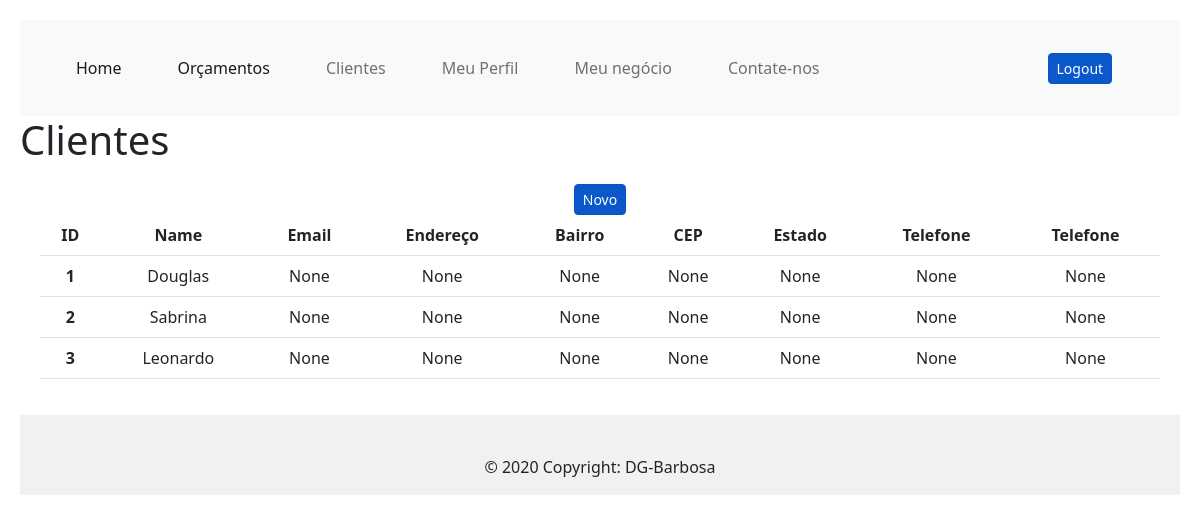
The page /clients (signed in) on the database its author committed.
### app/models/tables.py (models this page shows, shortened)
class Clients(db.Model):
    _tablename__ = "clients"
    id = db.Column(db.Integer, primary_key=True)
    name = db.Column(db.String)
    email = db.Column(db.String, unique=True)
    address = db.Column(db.String)
    bairro = db.Column(db.String)
    cep = db.Column(db.String)
    state = db.Column(db.String)
    phone = db.Column(db.String)
    phone2 = db.Column(db.String)
    def __repr__(self):
        return "<User %r>" % self.name

### app/controllers/default.py (the view)
@app.route("/clients", methods=['GET'])
def clients():
    clients =  Clients.query.filter_by().all()
    print(clients)
    print("--------")
    return render_template(
        "clients.html",
        title = "Clientes", clients=clients)

### app/controllers/default.py (called while the page is built)
@lm.user_loader
def load_user(id):
    return User.query.filter_by(id=id).first()

### app/models/tables.py (called while the page is built)
    @property
    def is_authenticated(self):
        return True

### app/templates/clients.html
{% extends "base.html" %}
{% block conteudo %}
<h1>Clientes</h1>
<div class="position-relative overflow-hidden p-3 p-md-1 m-md-3 text-center ">
  <div>
    <a href="{{ url_for('cadastro_clientes') }}" class="btn btn-primary btn-sm active" role="button"
      aria-pressed="true">Novo</a>
  </div>
  <div>
    <table class="table">
      <thead class="thead-dark">
        <tr>
          <th scope="col">ID</th>
          <th scope="col">Name</th>
          <th scope="col">Email</th>
          <th scope="col">Endereço</th>
          <th scope="col">Bairro</th>
          <th scope="col">CEP</th>
          <th scope="col">Estado</th>
          <th scope="col">Telefone</th>
          <th scope="col">Telefone</th>
        </tr>
      </thead>
      <tbody>
        <tr>
          {% for client in clients %}
          <th scope="row">{{ client.id }}</th>
          <td>{{ client.name }}</td>
          <td>{{ client.email }}</td>
          <td>{{ client.address }}</td>
          <td>{{ client.bairro }}</td>
          <td>{{ client.cep }}</td>
          <td>{{ client.state }}</td>
          <td>{{ client.phone }}</td>
          <td>{{ client.phone2 }}</td>
        </tr>
        {% endfor %}
      </tbody>
    </table>
  </div>
</div>
{% endblock conteudo %}

### app/templates/base.html (shortened to what this page needs)
<!doctype html>
<html lang="pt-br">
<head>
  <link rel=stylesheet type=text/css href="{{ url_for('static', filename='css/style.css') }}">
  <link href="https://cdn.jsdelivr.net/npm/bootstrap@5.2.3/dist/css/bootstrap.min.css" rel="stylesheet"
>
</head>
<body>
  <nav class="navbar navbar-expand-lg bg-light">
    <div class="container-fluid">
      <div class="collapse navbar-collapse" id="navbarNav">
        <ul class="navbar-nav">
          <li class="nav-item">
            <a class="nav-link active" aria-current="page" href="/">Home</a>
          </li>
          <li class="nav-item">
            <a class="nav-link active" aria-current="page" href="/orcamentos">Orçamentos</a>
          </li>
          <li class="nav-item">
            <a class="nav-link" href="/clients">Clientes</a>
          </li>
          <li class="nav-item">
            <a class="nav-link" href="/perfil">Meu Perfil</a>
          </li>
          <li class="nav-item">
            <a class="nav-link" href="/negocio">Meu negócio</a>
          </li>
          <li class="nav-item">
            <a class="nav-link" href="/contatos">Contate-nos</a>
          </li>
        </ul>
        <div class="login">
          {% if current_user.is_authenticated %}
          <a href="{{ url_for('logout') }}" class="btn btn-primary btn-sm active" role="button"
            aria-pressed="true">Logout</a>
          {% else %}
          <a href="{{ url_for('login') }}" class="btn btn-primary btn-sm active" role="button"
            aria-pressed="true">Login</a>
          <a href="#" class="btn btn-secondary btn-sm active" role="button" aria-pressed="true">Inscrever-se</a>
          {% endif %}
        </div>
      </div>
    </div>
  </nav>
  {% if current_user.is_authenticated %}
  {% block conteudo %}
  {% endblock %}
  {% endif %}
  <footer class="text-center text-white" style="background-color: #f1f1f1;">
    <div class="container pt-4">
      <div class="text-center text-dark p-3">
        © 2020 Copyright: DG-Barbosa
      </div>
  </footer>
</body>
</html>

### app/static/css/style.css (style rules this page uses)
body { padding: 20px; background-color: black; }
.nav-item { padding: 20px; }
a:link { text-decoration: none; }
.login { margin-left: 200px; }

### rows shown on the page
Clients: id "1", name "Douglas", email "None", address "None", bairro "None", cep "None", state "None", phone "None", phone2 "None"
Clients: id "2", name "Sabrina", email "None", address "None", bairro "None", cep "None", state "None", phone "None", phone2 "None"
Clients: id "3", name "Leonardo", email "None", address "None", bairro "None", cep "None", state "None", phone "None", phone2 "None"
